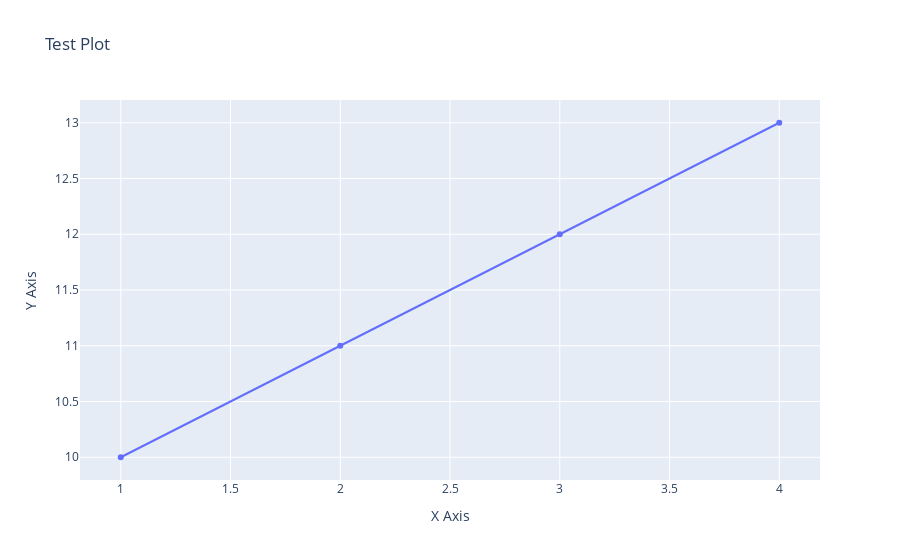

Notebook cell for this chart:
### Code cell
import plotly.graph_objects as go
import plotly.io as pio

# Function to create and show plot that works in both environments
def create_plot():
    # Create figure
    fig = go.Figure(data=go.Scatter(x=[1, 2, 3, 4], y=[10, 11, 12, 13]))
    
    fig.update_layout(title='Test Plot', 
                     xaxis_title='X Axis',
                     yaxis_title='Y Axis')
    
    # For VSCode development
    if 'vscode' in pio.renderers.default:
        pio.renderers.default = "vscode"
    # For notebook/HTML export
    else:
        pio.renderers.default = "notebook"
    
    # Save static HTML version alongside
    fig.write_html("test_plot.html", 
                   include_plotlyjs=True,
                   full_html=False)
    
    # Show interactive version
    fig.show()

# Run the function
create_plot()

### Figure 1 — Plotly figure (JSON) as saved in the notebook; plotly's stock layout.template omitted (floating-point values rounded to 4 significant figures)
{"data": [{"type": "scatter", "x": [1, 2, 3, 4], "y": [10, 11, 12, 13]}], "layout": {"title": {"text": "Test Plot"}, "xaxis": {"title": {"text": "X Axis"}}, "yaxis": {"title": {"text": "Y Axis"}}}}
